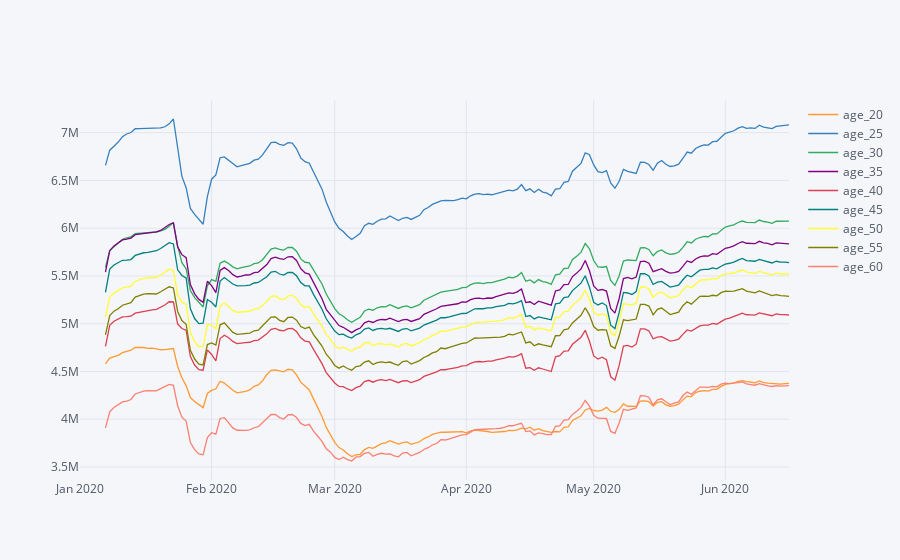

The notebook cell saved with this chart:
### Code cell
pop_age.query("agrde_se_code not in \
              ['age_00','age_10','age_15', 'age_65', 'age_70'] \
              ").pivot(columns = 'agrde_se_code' , values = 'popltn_cascnt') \
              .rolling(window = 7).mean() \
              .iplot("line")

### Figure 1 — Plotly figure (JSON) as saved in the notebook; plotly's stock layout.template omitted (floating-point values rounded to 4 significant figures; data arrays with more than 128 entries replaced by an {"elided": "..."} marker saying what was removed)
{"data": [{"line": {"color": "rgba(255, 153, 51, 1.0)", "dash": "solid", "shape": "linear", "width": 1.3}, "mode": "lines", "name": "age_20", "text": "", "type": "scatter", "x": {"elided": "168 str values"}, "y": {"elided": "168 mixed values"}}, {"line": {"color": "rgba(55, 128, 191, 1.0)", "dash": "solid", "shape": "linear", "width": 1.3}, "mode": "lines", "name": "age_25", "text": "", "type": "scatter", "x": {"elided": "168 str values"}, "y": {"elided": "168 mixed values"}}, {"line": {"color": "rgba(50, 171, 96, 1.0)", "dash": "solid", "shape": "linear", "width": 1.3}, "mode": "lines", "name": "age_30", "text": "", "type": "scatter", "x": {"elided": "168 str values"}, "y": {"elided": "168 mixed values"}}, {"line": {"color": "rgba(128, 0, 128, 1.0)", "dash": "solid", "shape": "linear", "width": 1.3}, "mode": "lines", "name": "age_35", "text": "", "type": "scatter", "x": {"elided": "168 str values"}, "y": {"elided": "168 mixed values"}}, {"line": {"color": "rgba(219, 64, 82, 1.0)", "dash": "solid", "shape": "linear", "width": 1.3}, "mode": "lines", "name": "age_40", "text": "", "type": "scatter", "x": {"elided": "168 str values"}, "y": {"elided": "168 mixed values"}}, {"line": {"color": "rgba(0, 128, 128, 1.0)", "dash": "solid", "shape": "linear", "width": 1.3}, "mode": "lines", "name": "age_45", "text": "", "type": "scatter", "x": {"elided": "168 str values"}, "y": {"elided": "168 mixed values"}}, {"line": {"color": "rgba(255, 255, 51, 1.0)", "dash": "solid", "shape": "linear", "width": 1.3}, "mode": "lines", "name": "age_50", "text": "", "type": "scatter", "x": {"elided": "168 str values"}, "y": {"elided": "168 mixed values"}}, {"line": {"color": "rgba(128, 128, 0, 1.0)", "dash": "solid", "shape": "linear", "width": 1.3}, "mode": "lines", "name": "age_55", "text": "", "type": "scatter", "x": {"elided": "168 str values"}, "y": {"elided": "168 mixed values"}}, {"line": {"color": "rgba(251, 128, 114, 1.0)", "dash": "solid", "shape": "linear", "width": 1.3}, "mode": "lines", "name": "age_60", "text": "", "type": "scatter", "x": {"elided": "168 str values"}, "y": {"elided": "168 mixed values"}}], "layout": {"legend": {"bgcolor": "#F5F6F9", "font": {"color": "#4D5663"}}, "paper_bgcolor": "#F5F6F9", "plot_bgcolor": "#F5F6F9", "title": {"font": {"color": "#4D5663"}}, "xaxis": {"gridcolor": "#E1E5ED", "showgrid": true, "tickfont": {"color": "#4D5663"}, "title": {"font": {"color": "#4D5663"}, "text": ""}, "zerolinecolor": "#E1E5ED"}, "yaxis": {"gridcolor": "#E1E5ED", "showgrid": true, "tickfont": {"color": "#4D5663"}, "title": {"font": {"color": "#4D5663"}, "text": ""}, "zerolinecolor": "#E1E5ED"}}}
